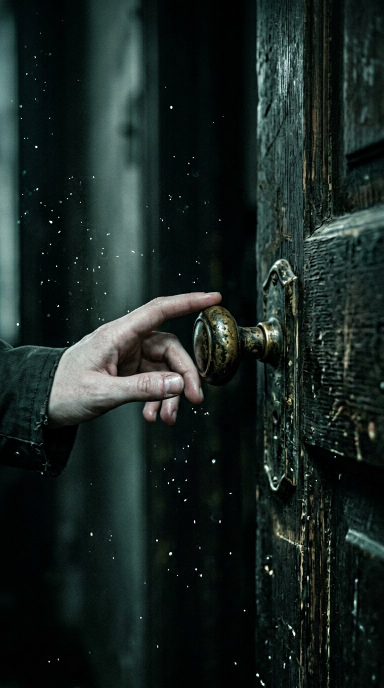
#> input picture stories/part-1-the-door/images/scene3_hand.jpg, 768 x 1376 px, given in place of scene01.png, which was not available (shown at 1/2 size)
$ python render_barnaby.py
#> lines starting #> are read from the running program, lines starting #| are printed output that depends on the picture; pictures that were not available may be replaced by others from this repository, and a replacement may not be noted
#!/usr/bin/env python3
"""
BARNABY THE MENDER - 9:16 short, rendered from the storyboard.

Reads the 10 AI keyframes + Itx/build/audio_mix.wav and produces a
1080x1920 / 30 fps H.264 reel: per-scene camera moves (Ken Burns with pan,
tilt, handheld shake, impact shake), film-look grade, bloom, grain, vignette,
animated on-screen text with hand-drawn vector icons, dust motes, crossfades,
a hard cut + flash on the shatter, and a 2.5 s end card (the 10 scenes
themselves sit exactly on 0-60 s as specified).

Usage: python render_barnaby.py [--preview N]
"""
import argparse
import math
import os
import subprocess
import sys

import numpy as np
from PIL import Image, ImageDraw, ImageFilter, ImageFont

# ------------------------------------------------------------------- config
ROOT = os.environ.get("BARNABY_ROOT", "/home/user/Itx/Itx")
ASSETS = os.path.join(ROOT, "assets")
BUILD = os.path.join(ROOT, "build")
OUT_DIR = os.environ.get("BARNABY_OUT", "/home/user/Itx/output")
AUDIO = os.path.join(BUILD, "audio_mix.wav")
FINAL = os.path.join(OUT_DIR, "barnaby_the_mender_9x16.mp4")

W, H, FPS = 1080, 1920, 30
MASTER_W = 1152                      # working master width (source is 768 wide)
STORY_END = 60.0
END_TOTAL = 62.5                     # + end card
FADE = 0.38                          # dissolve length at scene cuts

FONT_DIR = None
try:
    import matplotlib
    FONT_DIR = os.path.join(os.path.dirname(matplotlib.__file__), "mpl-data", "fonts", "ttf")
except Exception:
    pass
def font_path(name):
    return os.path.join(FONT_DIR, name)

BOLD = font_path("DejaVuSans-Bold.ttf")
DISP = font_path("DejaVuSansDisplay.ttf")
SERIF = font_path("DejaVuSerif-Bold.ttf")
MONO = font_path("DejaVuSansMono.ttf")

rng = np.random.default_rng(11)

# --------------------------------------------------------------- scene spec
# s = magnification (1.0 shows the whole master). pan = normalised drift of the
# crop centre, 0 = centred, +/-0.5 = frame edge.
SCENES = [
    dict(n=1, t0=0.0, t1=3.0, img="scene01.png", text="The Mistake", icon="heartbreak",
         t_in=0.30, t_out=2.95, s0=1.10, s1=1.44, pan=(0.0, 0.06, 0.0, -0.05),
         grade=dict(sat=.82, con=1.16, temp=-.07, gain=.93, gam=1.05, vig=.62, bloom=.10),
         cut="fade_in"),
    dict(n=2, t0=3.0, t1=10.0, img="scene02.png", text="Barnaby the Mender", icon=None,
         t_in=3.55, t_out=7.3, s0=1.20, s1=1.10, pan=(-0.20, 0.03, 0.22, -0.02),
         grade=dict(sat=1.14, con=1.05, temp=.075, gain=1.03, gam=.98, vig=.34, bloom=.18),
         dust=26),
    dict(n=3, t0=10.0, t1=18.0, img="scene03.png", text="One slip...", icon=None,
         t_in=11.0, t_out=14.6, s0=1.05, s1=1.34, pan=(-0.05, .10, .10, -.14),
         grade=dict(sat=.92, con=1.12, temp=.01, gain=.99, gam=1.0, vig=.44, bloom=.08),
         tilt=-2.6, shake=dict(amp=7.0, f=13.0, ramp=6.5), cut="hard"),
    dict(n=4, t0=18.0, t1=25.0, img="scene04.png", text="Gone.", icon="tear",
         t_in=19.0, t_out=22.3, s0=1.26, s1=1.09, pan=(0.0, -.10, 0.0, .06),
         grade=dict(sat=.66, con=1.13, temp=-.06, gain=.90, gam=1.06, vig=.55, bloom=.12),
         shake=dict(amp=26.0, f=17.0, decay=3.6)),
    dict(n=5, t0=25.0, t1=32.0, img="scene05.png", text="Look outside", icon="eye",
         t_in=26.0, t_out=29.6, s0=1.06, s1=1.30, pan=(0.0, .05, .02, -.12),
         grade=dict(sat=.94, con=1.10, temp=-.03, gain=.97, gam=1.04, vig=.52, bloom=.16),
         dust=16),
    dict(n=6, t0=32.0, t1=40.0, img="scene06.png", text="Time to act!", icon=None,
         t_in=32.6, t_out=36.4, s0=1.24, s1=1.06, pan=(-.06, .08, .06, -.06),
         grade=dict(sat=1.06, con=1.09, temp=.03, gain=1.0, gam=1.0, vig=.36, bloom=.10),
         shake=dict(amp=9.0, f=9.5, ramp=2.2), tilt_jitter=1.3),
    dict(n=7, t0=40.0, t1=48.0, img="scene07.png", text="So gentle...", icon=None,
         t_in=41.2, t_out=44.8, s0=1.17, s1=1.28, pan=(.02, -.03, -.03, .04),
         grade=dict(sat=1.10, con=1.04, temp=.05, gain=1.01, gam=.99, vig=.31, bloom=.26),
         shake=dict(amp=2.2, f=1.1, ramp=.5)),
    dict(n=8, t0=48.0, t1=52.0, img="scene08.png", text="Free!", icon="butterfly",
         t_in=48.55, t_out=51.9, s0=1.10, s1=1.26, pan=(0.0, .02, 0.0, -.04),
         grade=dict(sat=1.20, con=1.02, temp=.07, gain=1.06, gam=.97, vig=.27, bloom=.62),
         flare=True),
    dict(n=9, t0=52.0, t1=57.0, img="scene09.png", text="New Art", icon="palette",
         t_in=52.6, t_out=55.9, s0=1.34, s1=1.09, pan=(0.0, 0.0, 0.0, 0.0),
         grade=dict(sat=1.18, con=1.07, temp=.04, gain=1.02, gam=.99, vig=.36, bloom=.24),
         roll=3.4),
    dict(n=10, t0=57.0, t1=60.0, img="scene10.png", text="Create Beauty.", icon="sparkle",
         t_in=57.5, t_out=60.6, s0=1.10, s1=1.03, pan=(.02, .0, -.03, -.05),
         grade=dict(sat=1.13, con=1.04, temp=.08, gain=1.0, gam=.99, vig=.34, bloom=.42),
         dust=22, flare=True),
]

# ------------------------------------------------------------- master frames
def load_master(scene):
    im = Image.open(os.path.join(ASSETS, scene["img"])).convert("RGB")
#> im is the input picture: PIL image 768x1376 RGB; mean R, G, B 26.3, 37.8, 34.7
    w, h = im.size
#> w = 768; h = 1376
    target = w / (9 / 16)
#> target = 1365.3
    if h > target:                                   # trim top/bottom
        y0 = (h - int(target)) // 2
#> y0 = 5
        im = im.crop((0, y0, w, y0 + int(target)))
#> im: PIL image 768x1365 RGB
    elif h < target:
        x0 = (w - int(h * 9 / 16)) // 2
        im = im.crop((x0, 0, x0 + int(h * 9 / 16), h))
    m_h = int(round(MASTER_W * h / w))
#> m_h = 2064
    im = im.resize((MASTER_W, m_h), Image.LANCZOS)
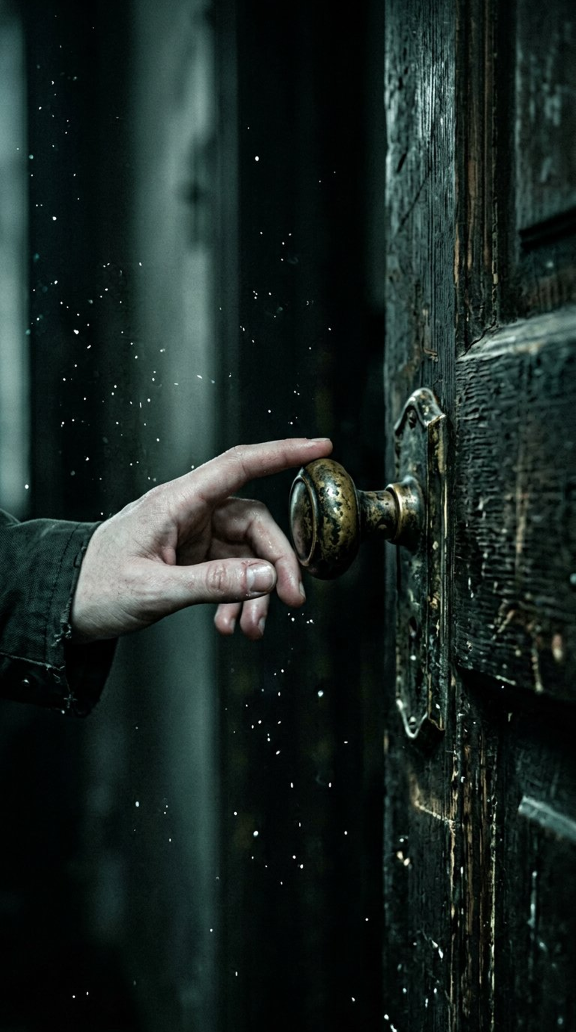
#> im: PIL image 1152x2064 RGB (shown at 1/2 size); mean R, G, B 26.5, 38, 34.9
    im = im.filter(ImageFilter.UnsharpMask(radius=2.4, percent=125, threshold=2))
    # keep a little extra height margin for vertical drift
    if im.size[1] < int(MASTER_W * 1920 / 1080) + 8:
        pad = int(MASTER_W * 1920 / 1080) + 8 - im.size[1]
        canvas = Image.new("RGB", (im.size[0], im.size[1] + pad), (6, 6, 8))
        canvas.paste(im, (0, 0))
        im = canvas
    return np.asarray(im, dtype=np.uint8)


MASTERS = {s["n"]: load_master(s) for s in SCENES}
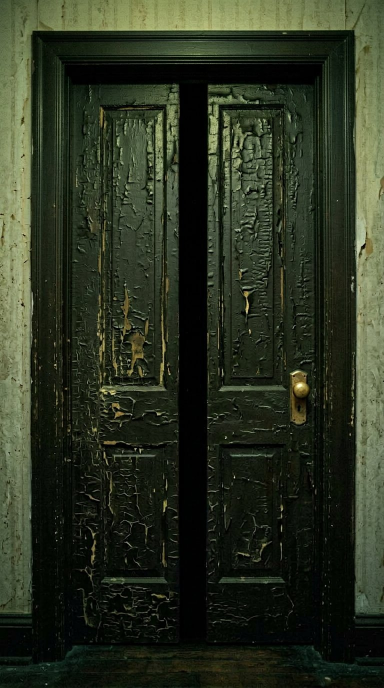
#> input picture stories/part-1-the-door/images/scene4_ajar.jpg, 768 x 1376 px, given in place of scene02.png, which was not available (shown at 1/2 size)
#> in load_master, im is the input picture: PIL image 768x1376 RGB; mean R, G, B 43, 50.2, 33
#> in load_master (call 2), `im = im.crop((0, y0, w, y0 + int(target)))`:
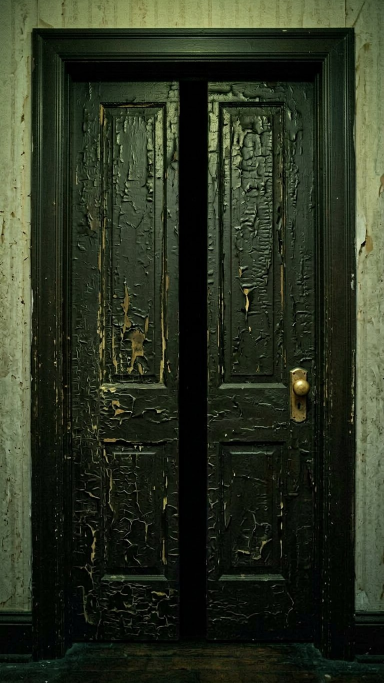
#> im: PIL image 768x1365 RGB (shown at 1/2 size); mean R, G, B 42.9, 50.1, 33
#> in load_master (call 2), `im = im.filter(ImageFilter.UnsharpMask(radius=2.4, percent=125, thresh..`:
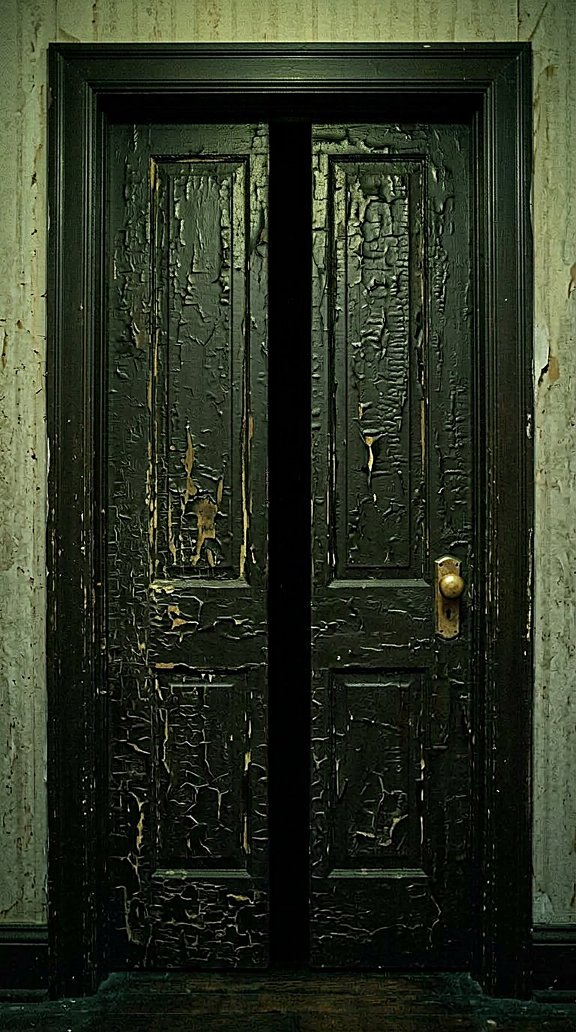
#> im: PIL image 1152x2064 RGB (shown at 1/2 size); mean R, G, B 44.2, 50.9, 34.8
#> (the run stopped early here; a loop or call above may not have finished)
